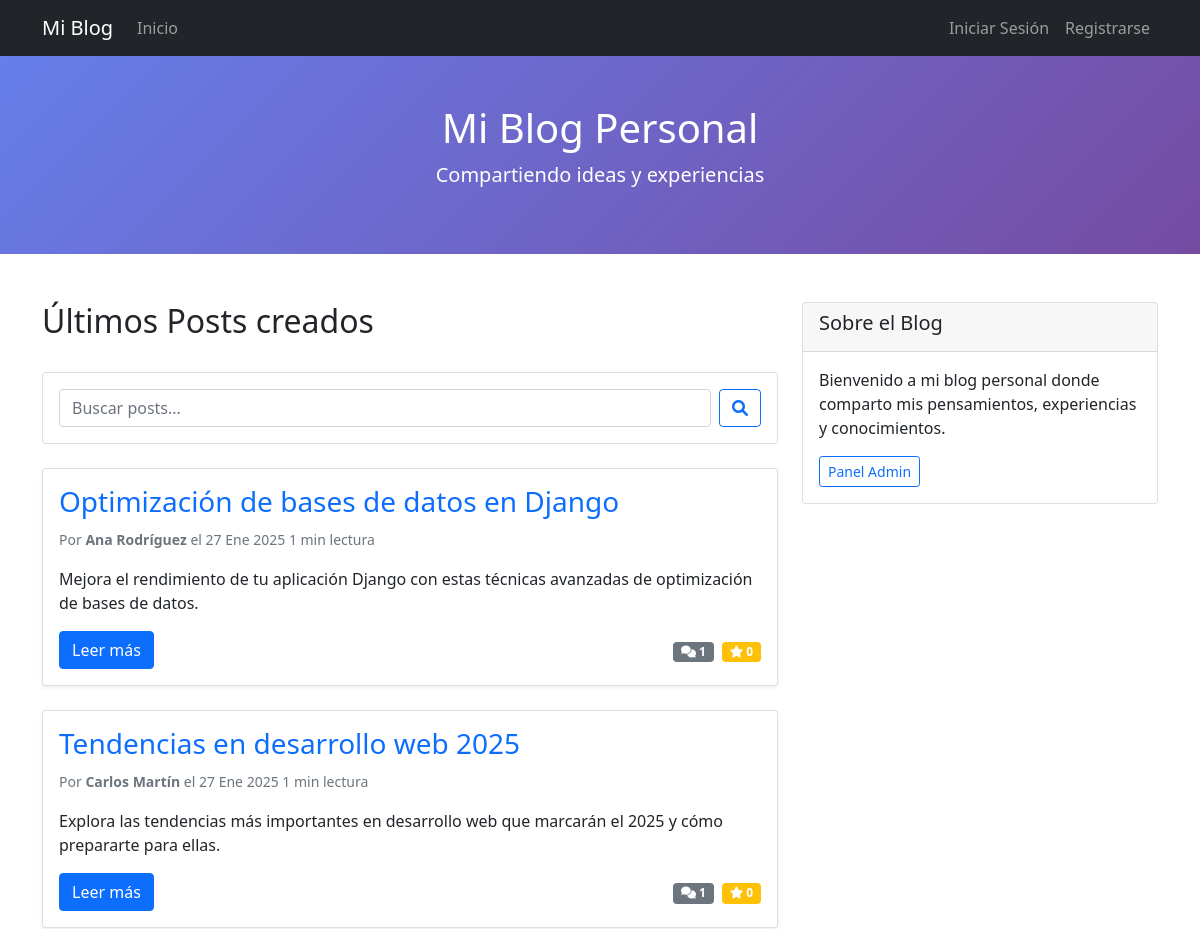
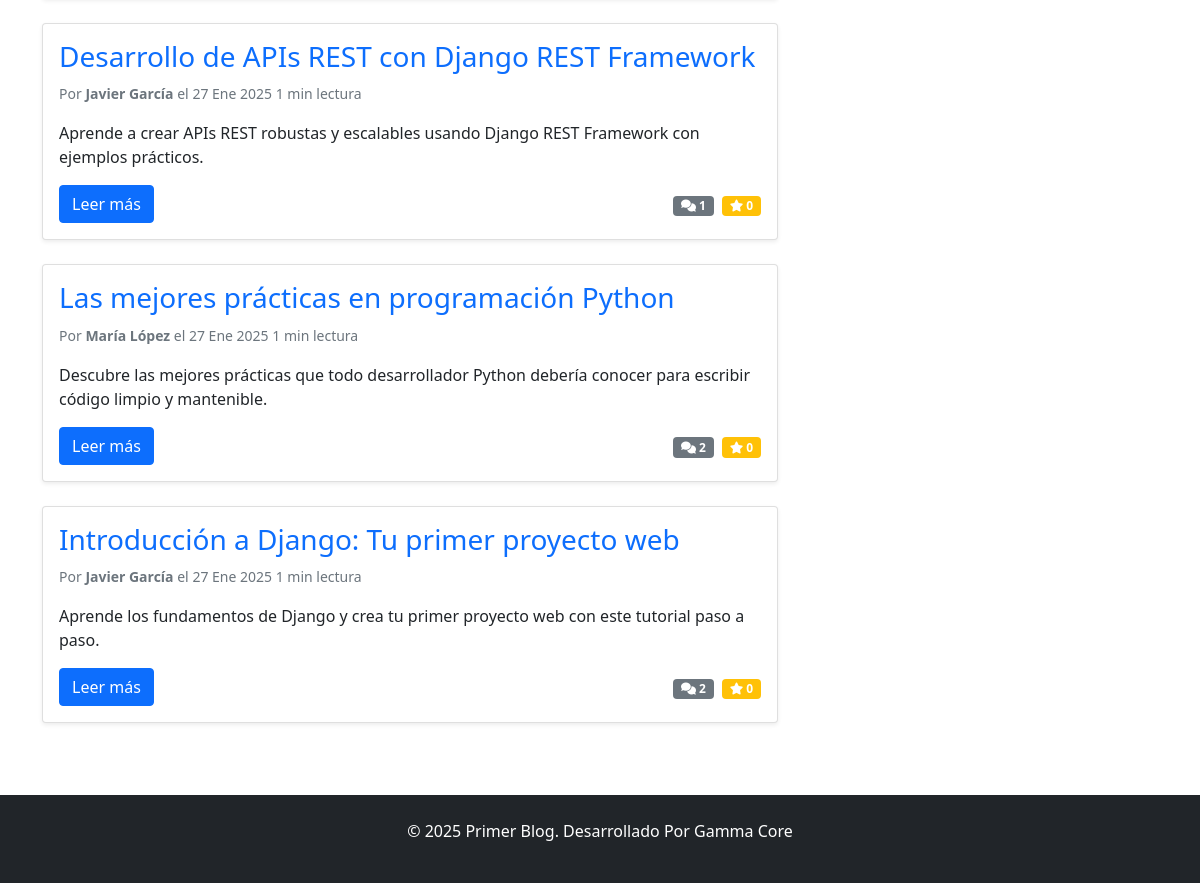
The page / on the database its author committed (2 pictures, top to bottom).
### blog/models.py (models this page shows, shortened)
class Post(models.Model):
    title = models.CharField(max_length=200, verbose_name='Título')
    slug = models.SlugField(max_length=200, unique=True)
    author = models.ForeignKey(User, on_delete=models.CASCADE, verbose_name='Autor')
    content = RichTextField(verbose_name='Contenido')
    excerpt = models.TextField(max_length=300, blank=True, verbose_name='Resumen')
    cover_image = models.ImageField(upload_to='posts/', blank=True, null=True, verbose_name='Imagen de portada')
    tags = TaggableManager(verbose_name='Etiquetas')
    created_date = models.DateTimeField(default=timezone.now, verbose_name='Fecha de creación')
    published_date = models.DateTimeField(blank=True, null=True, verbose_name='Fecha de publicación')
    published = models.BooleanField(default=False, verbose_name='Publicado')
    class Meta:
        ordering = ['-created_date']
        verbose_name = 'Post'
        verbose_name_plural = 'Posts'
    def get_absolute_url(self):
        return reverse('blog:post_detail', kwargs={'slug': self.slug})
    @property
    def reading_time(self):
        text = strip_tags(self.content or "")
        word_count = len(text.split())
        minutes = math.ceil(word_count / 200) if word_count > 0 else 1
        return max(1, int(minutes))
    def get_rating_count(self):
        return self.reviews.count()
    def get_approved_comments_count(self):
        return self.comments.filter(is_approved=True).count()

### blog/views.py (the view)
# urls.py: path('', views.post_list, name='post_list'),
def post_list(request):
    posts = Post.objects.filter(published=True).order_by('-published_date')
    search_query = request.GET.get('q')
    if search_query:
        posts = posts.filter(
            Q(title__icontains=search_query) |
            Q(content__icontains=search_query) |
            Q(excerpt__icontains=search_query)
        )
    paginator = Paginator(posts, 10)  # 10 posts por página
    page_number = request.GET.get('page')
    page_obj = paginator.get_page(page_number)
    return render(request, 'blog/post_list.html', {
        'page_obj': page_obj,
        'search_query': search_query
    })

### blog/templates/blog/post_list.html (shortened to what this page needs)
{% extends 'base.html' %}
{% block content %}
<div class="row">
    <div class="col-md-8">
        <div class="d-flex justify-content-between align-items-center mb-4">
            <h2>Últimos Posts creados</h2>
        </div>
        <div class="card mb-4">
            <div class="card-body">
                <form method="get" class="d-flex">
                    <input type="text" name="q" class="form-control me-2"
                           placeholder="Buscar posts..." value="{{ search_query|default:'' }}">
                    <button type="submit" class="btn btn-outline-primary">
                        <i class="fas fa-search"></i>
                    </button>
                </form>
            </div>
        </div>
        {% for post in page_obj %}
            <div class="card post-card mb-4 shadow-sm">
                <div class="card-body">
                    <h3 class="card-title">
                        <a href="{{ post.get_absolute_url }}" class="text-decoration-none">
                            {{ post.title }}
                        </a>
                    </h3>
                    <p class="card-text text-muted">
                        <small>
                            Por <strong>{{ post.author.first_name }} {{ post.author.last_name }}</strong>
                            el {{ post.published_date|date:"d M Y" }} {{ post.reading_time }} min lectura
                        </small>
                    </p>
                    {% if post.excerpt %}
                        <p class="card-text">{{ post.excerpt }}</p>
                    {% else %}
                        <p class="card-text">{{ post.content|striptags|truncatewords:30 }}</p>
                    {% endif %}
                    <div class="d-flex justify-content-between align-items-center">
                        <a href="{{ post.get_absolute_url }}" class="btn btn-primary">
                            Leer más
                        </a>
                        <div>
                            <span class="badge bg-secondary me-1">
                                <i class="fas fa-comments"></i> {{ post.get_approved_comments_count }}
                            </span>
                            <span class="badge bg-warning">
                                <i class="fas fa-star"></i> {{ post.get_rating_count }}
                            </span>
                        </div>
                    </div>
                </div>
            </div>
        {% empty %}
            <div class="alert alert-info">
                <h4>No hay posts publicados</h4>
                <p>¡Vuelve pronto para ver nuevos contenidos!</p>
            </div>
        {% endfor %}
    </div>
    <div class="col-md-4">
        <div class="card">
            <div class="card-header">
                <h5>Sobre el Blog</h5>
            </div>
            <div class="card-body">
                <p>Bienvenido a mi blog personal donde comparto mis pensamientos, experiencias y conocimientos.</p>
                <a href="/admin/" class="btn btn-outline-primary btn-sm">Panel Admin</a>
            </div>
        </div>
    </div>
</div>
{% endblock %}

### blog/templates/base.html (shortened to what this page needs)
<!DOCTYPE html>
<html lang="es">
<head>
    <link href="https://cdn.jsdelivr.net/npm/bootstrap@5.1.3/dist/css/bootstrap.min.css" rel="stylesheet">
    <link href="https://cdnjs.cloudflare.com/ajax/libs/font-awesome/6.0.0/css/all.min.css" rel="stylesheet">
</head>
<body>
    <nav class="navbar navbar-expand-lg navbar-dark bg-dark">
        <div class="container">
            <a class="navbar-brand" href="{% url 'blog:post_list' %}">Mi Blog</a>
            <div class="collapse navbar-collapse" id="navbarNav">
                <ul class="navbar-nav me-auto">
                    <li class="nav-item">
                        <a class="nav-link" href="{% url 'blog:post_list' %}">Inicio</a>
                    </li>
                </ul>
                <ul class="navbar-nav">
                    {% if user.is_authenticated %}
                        <li class="nav-item dropdown">
                            <a class="nav-link dropdown-toggle d-flex align-items-center" href="#" role="button" data-bs-toggle="dropdown">
                                {% if user.profile.avatar %}
                                    <img src="{{ user.profile.avatar.url }}" alt="Avatar" class="rounded-circle me-2" width="30" height="30">
                                {% else %}
                                    <i class="fas fa-user-circle me-2"></i>
                                {% endif %}
                                {{ user.username }}
                            </a>
                            <ul class="dropdown-menu">
                                <li><a class="dropdown-item" href="{% url 'blog:profile' %}">Mi Perfil</a></li>
                                <li><a class="dropdown-item" href="{% url 'blog:profile_edit' %}">Editar Perfil</a></li>
                                <li><a class="dropdown-item" href="{% url 'blog:notifications' %}">Notificaciones</a></li>
                                <li><a class="dropdown-item" href="{% url 'blog:subscriptions' %}">Suscripciones</a></li>
                                <li><hr class="dropdown-divider"></li>
                                <li><a class="dropdown-item" href="{% url 'blog:logout' %}">Cerrar Sesión</a></li>
                            </ul>
                        </li>
                    {% else %}
                        <li class="nav-item">
                            <a class="nav-link" href="{% url 'blog:login' %}">Iniciar Sesión</a>
                        </li>
                        <li class="nav-item">
                            <a class="nav-link" href="{% url 'blog:signup' %}">Registrarse</a>
                        </li>
                    {% endif %}
                </ul>
            </div>
        </div>
    </nav>
    <header class="blog-header py-5 text-white text-center">
        <div class="container">
            <h1><a href="{% url 'blog:post_list' %}" class="text-white text-decoration-none">Mi Blog Personal</a></h1>
            <p class="lead">Compartiendo ideas y experiencias</p>
        </div>
    </header>
    <main class="container my-5">
        {% block content %}
        {% endblock %}
    </main>
    <footer class="bg-dark text-white text-center py-4 mt-5">
        <p>&copy; 2025 Primer Blog. Desarrollado Por Gamma Core</p>
    </footer>
</body>
</html>

### blog/templates/base.html (style rules this page uses)
.blog-header { background: linear-gradient(135deg, #667eea 0%, #764ba2 100%); }
.post-card { transition: transform 0.2s; }

### rows shown on the page
Post: title "Optimización de bases de datos en Django", author.first_name "Ana", author.last_name "Rodríguez", published_date "27 Ene 2025", reading_time "1", excerpt "Mejora el rendimiento de tu aplicación Django con estas técnicas avanzadas de optimización de bases de datos.", get_approved_comments_count "1", get_rating_count "0"
Post: title "Tendencias en desarrollo web 2025", author.first_name "Carlos", author.last_name "Martín", published_date "27 Ene 2025", reading_time "1", excerpt "Explora las tendencias más importantes en desarrollo web que marcarán el 2025 y cómo prepararte para ellas.", get_approved_comments_count "1", get_rating_count "0"
Post: title "Desarrollo de APIs REST con Django REST Framework", author.first_name "Javier", author.last_name "García", published_date "27 Ene 2025", reading_time "1", excerpt "Aprende a crear APIs REST robustas y escalables usando Django REST Framework con ejemplos prácticos.", get_approved_comments_count "1", get_rating_count "0"
Post: title "Las mejores prácticas en programación Python", author.first_name "María", author.last_name "López", published_date "27 Ene 2025", reading_time "1", excerpt "Descubre las mejores prácticas que todo desarrollador Python debería conocer para escribir código limpio y mantenible.", get_approved_comments_count "2", get_rating_count "0"
Post: title "Introducción a Django: Tu primer proyecto web", author.first_name "Javier", author.last_name "García", published_date "27 Ene 2025", reading_time "1", excerpt "Aprende los fundamentos de Django y crea tu primer proyecto web con este tutorial paso a paso.", get_approved_comments_count "2", get_rating_count "0"
